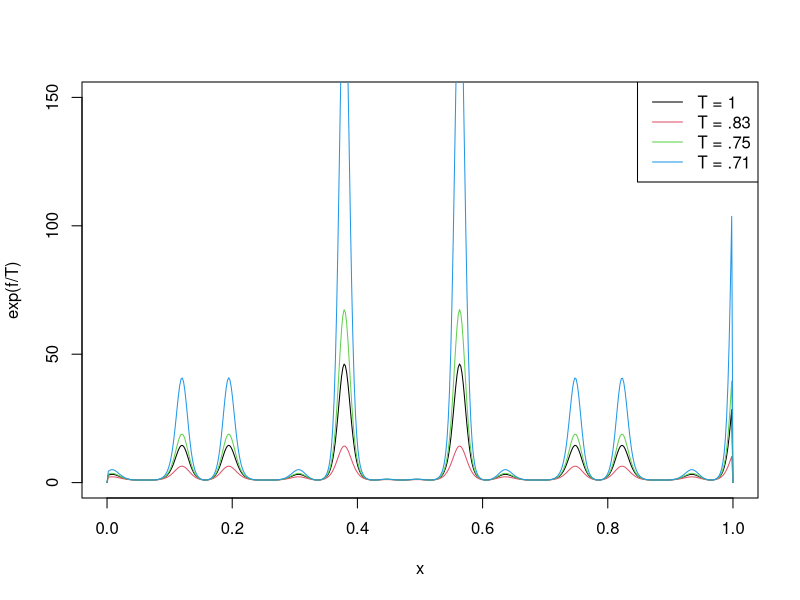
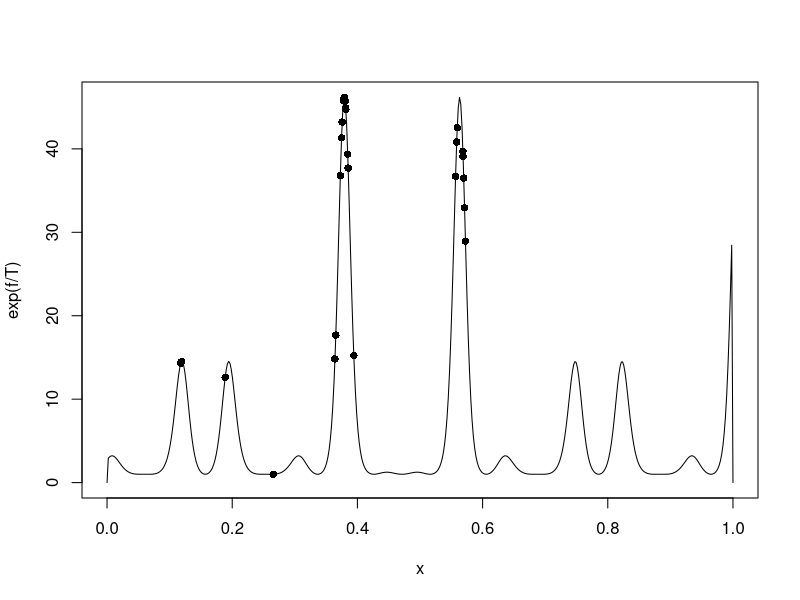
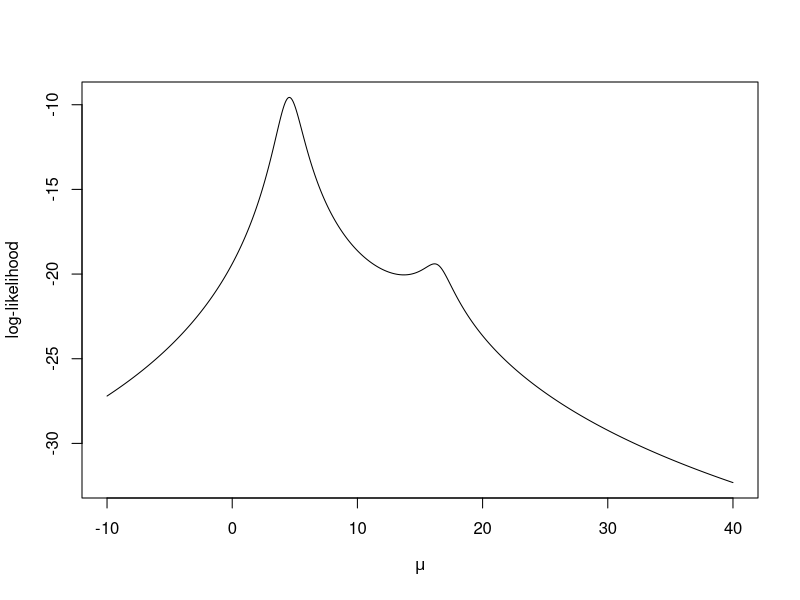
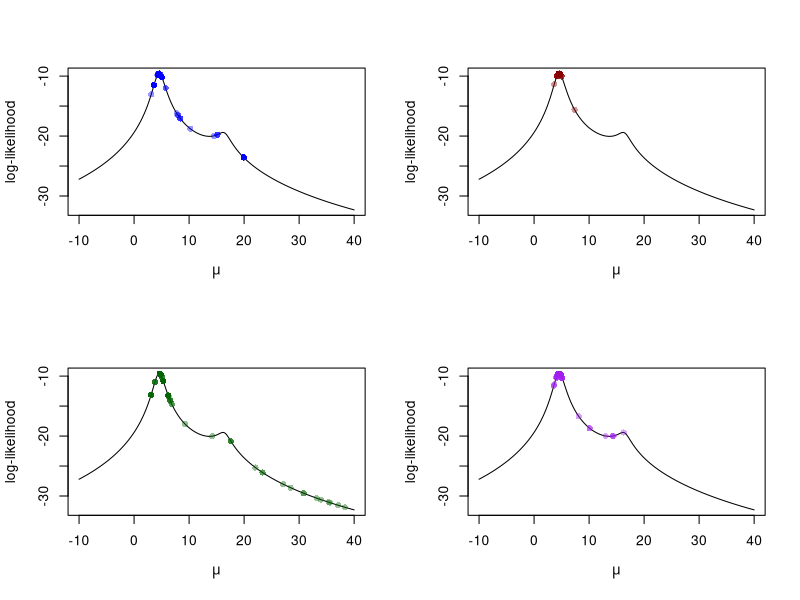
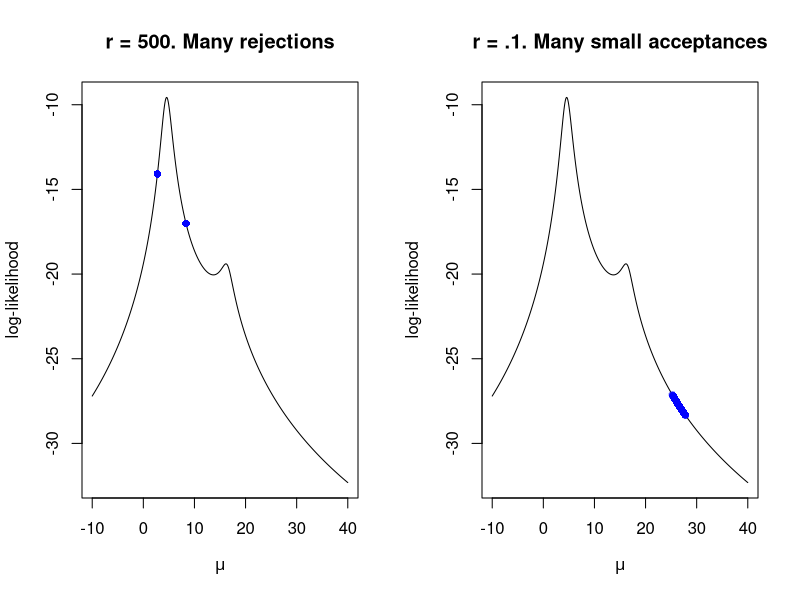

These figures' R source, in order:
#####################################
## Simulated Annealing
## Demonstrative example
#####################################
set.seed(1)
fn <- function(x, T = 1)
{
  h <- ( cos(50*x) + sin(20*x) )^2 
  exp(h/T) * (0 < x & x < 1)
}

x <- seq(0, 1, length = 5e2)
plot(x, fn(x), type = 'l', ylim = c(0,150), ylab = "exp(f/T)")
for(t in 2:4)
{
  lines(x, fn(x, T = 1/(log(t))), col = (t))
}
legend("topright", col = 1:4, lty = 1, legend = c("T = 1", "T = .83", "T = .75", "T = .71"))

simAn <- function(N = 10, r = .3)
{
  x <- numeric(length = N)
  x[1] <- runif(1)
  
  for(k in 2:N)
  {
    # U(x - r, x + r)
    a <- runif(1, x[k-1] - r,  x[k-1] + r)
    T <- 1/(log(k))
    
    ratio <- fn(a,T)/fn(x[k-1], T)
    if( runif(1) < ratio)
    {
      x[k] <- a # accept
    } else{
      x[k] <- x[k-1] # reject, so stay
    }
  }
  x
 return(x) 
}

N <- 500
sim <- simAn(N = N)
sim[which.max(fn(sim))]  # theta^*

plot(x, fn(x), type = 'l', ylab = "exp(f/T)")
points(sim, fn(sim), pch = 16, col = 1)


#####################################
## Location Cauchy likelihood example
#####################################

################################################
## MLE for location Cauchy distribution using
## Newton-Raphson method
## We will plot the likelihood as well
################################################
set.seed(1)
mu.star <- 5  # Setting true mu
n <- 4  # sample size
X <- rt(n, df = 1) + mu.star

## Function calculates the exp(like/T)
log.like <- function(mu, X, T = 1)
{
  n <- length(X)
  rtn <- -n*log(pi) - sum( log(1 + (X - mu)^2) )
  return(exp(rtn/T))
}

mu.x <- seq(-10, 40, length = 1e3)  # A sequence of mu's 
ll.est <- log(sapply(mu.x, log.like, X))  # evaluating log-likelihood at the mus
plot(mu.x, ll.est, type = 'l', ylab = "log-likelihood", xlab = expression(mu))  # plotting log-likelihood. Not concave, so we need to choose good starting values.

# Simulated annealing algorithm
simAn <- function(N = 10, r = .5)
{
  x <- numeric(length = N)
  x[1] <- runif(1, min = -10, max = 40)
  fn.value <- numeric(length = N)
  
  fn.value[1] <- log.like(mu = x[1], X, T = 1)
  for(k in 2:N)
  {
    a <- runif(1, x[k-1] - r, x[k-1] + r)
    T <- 1/(1 + log(log(k)))
    ratio <- log.like(mu = a, X, T)/log.like(mu = x[k-1], X, T)
    if( runif(1) < ratio)
    {
      x[k] <- a
    } else{
      x[k] <- x[k-1]
    }
    fn.value[k] <- log.like(mu = x[k], X, T = 1)
  }
  x
  return(list("x" = x, "fn.value" = fn.value)) 
}

par(mfrow = c(2,2))

# Four different runs all converge.
sim <- simAn(N = 1e2, r = 5)
plot(mu.x, ll.est, type = 'l', ylab = "log-likelihood", xlab = expression(mu)) 
points(sim$x, log(sim$fn.value), pch = 16, col = adjustcolor("blue", alpha = .4))

sim <- simAn(N = 1e2, r = 5)
plot(mu.x, ll.est, type = 'l', ylab = "log-likelihood", xlab = expression(mu))
points(sim$x, log(sim$fn.value), pch = 16, col = adjustcolor("darkred", alpha = .4))

sim <- simAn(N = 1e2, r = 5)
plot(mu.x, ll.est, type = 'l', ylab = "log-likelihood", xlab = expression(mu))
points(sim$x, log(sim$fn.value), pch = 16, col = adjustcolor("darkgreen", alpha = .4))

sim <- simAn(N = 1e2, r = 5)
plot(mu.x, ll.est, type = 'l', ylab = "log-likelihood", xlab = expression(mu))
points(sim$x, log(sim$fn.value), pch = 16, col = adjustcolor("purple", alpha = .4))


par(mfrow = c(1,2))
## Different values of r
# very large r
sim <- simAn(N = 1e3, r = 500)
plot(mu.x, ll.est, type = 'l', main = "r = 500. Many rejections",  ylab = "log-likelihood", xlab = expression(mu))  
points(sim$x, log(sim$fn.value), pch = 16, col = adjustcolor("blue", alpha = .2))

#very small r
plot(mu.x, ll.est, type = 'l', main = "r = .1. Many small acceptances", ylab = "log-likelihood", xlab = expression(mu)) 
sim <- simAn(N = 1e3, r = .1)
points(sim$x, log(sim$fn.value), pch = 16, col = adjustcolor("blue", alpha = .2))
